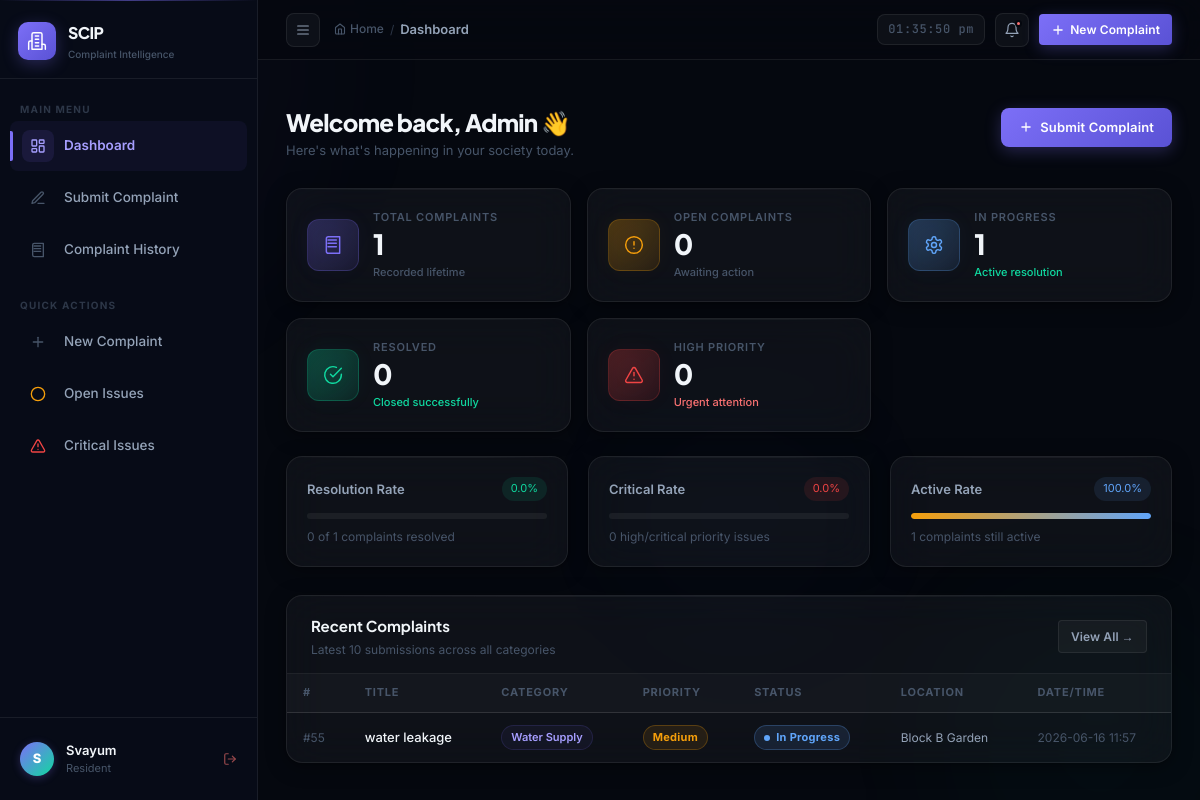
Screenshot of / (signed in) with the database file from the repository.
### tables this page shows
CREATE TABLE users (
            id            INTEGER PRIMARY KEY AUTOINCREMENT,
            username      TEXT UNIQUE NOT NULL,
            password_hash TEXT NOT NULL,
            role          TEXT NOT NULL,
            full_name     TEXT NOT NULL,
            created_at    DATETIME DEFAULT CURRENT_TIMESTAMP
        );

CREATE TABLE complaints (
            id          INTEGER PRIMARY KEY AUTOINCREMENT,
            title       TEXT NOT NULL,
            category    TEXT NOT NULL,
            description TEXT,
            priority    TEXT NOT NULL,
            status      TEXT DEFAULT 'Open',
            location    TEXT,
            created_at  DATETIME DEFAULT CURRENT_TIMESTAMP,
            updated_at  DATETIME DEFAULT CURRENT_TIMESTAMP
        , ai_category TEXT, ai_priority TEXT, ai_department TEXT, ai_summary TEXT, user_id INTEGER);

### app.py (the view)
@app.route('/')
@login_required
def dashboard():
    user_id = None if session.get('role') == 'admin' else session.get('user_id')
    stats = get_stats(user_id=user_id)
    recent = get_recent_complaints(10, user_id=user_id)
    return render_template('dashboard.html', stats=stats, recent=recent)

### templates/dashboard.html (shortened to what this page needs)
{% extends "base.html" %}
{% block breadcrumb %}Dashboard{% endblock %}
{% block content %}
<div class="page-header animate-in">
  <div>
    <h1 class="page-title">Welcome back, Admin 👋</h1>
    <p class="page-subtitle">Here's what's happening in your society today.</p>
  </div>
  <a href="{{ url_for('submit') }}" class="btn btn-primary">
    <svg class="icon-svg icon-svg-xs" viewBox="0 0 24 24"><line x1="12" x2="12" y1="5" y2="19"/><line x1="5" x2="19" y1="12" y2="12"/></svg>
    Submit Complaint
  </a>
</div>
<div class="stats-grid">
  <div class="glass-card stat-card">
    <div class="stat-icon-wrap stat-icon-total">
      <svg class="icon-svg icon-svg-md" style="stroke:var(--accent)" viewBox="0 0 24 24"><path d="M4 19.5v-15A2.5 2.5 0 0 1 6.5 2H20v20H6.5a2.5 2.5 0 0 1-2.5-2.5Z"/><path d="M6 6h10"/><path d="M6 10h10"/><path d="M6 14h10"/></svg>
    </div>
    <div class="stat-info">
      <div class="stat-label">Total Complaints</div>
      <div class="stat-value" data-count="{{ stats.total }}">{{ stats.total }}</div>
      <div class="stat-trend trend-neutral">Recorded lifetime</div>
    </div>
  </div>
  <div class="glass-card stat-card">
    <div class="stat-icon-wrap stat-icon-open">
      <svg class="icon-svg icon-svg-md" style="stroke:var(--warning)" viewBox="0 0 24 24"><circle cx="12" cy="12" r="10"/><path d="M12 8v4"/><path d="M12 16h.01"/></svg>
    </div>
    <div class="stat-info">
      <div class="stat-label">Open Complaints</div>
      <div class="stat-value" data-count="{{ stats.open }}">{{ stats.open }}</div>
      <div class="stat-trend trend-neutral">Awaiting action</div>
    </div>
  </div>
  <div class="glass-card stat-card">
    <div class="stat-icon-wrap stat-icon-progress">
    </div>
    <div class="stat-info">
      <div class="stat-label">In Progress</div>
      <div class="stat-value" data-count="{{ stats.in_progress }}">{{ stats.in_progress }}</div>
      <div class="stat-trend trend-up">Active resolution</div>
    </div>
  </div>
  <div class="glass-card stat-card">
    <div class="stat-icon-wrap stat-icon-resolved">
      <svg class="icon-svg icon-svg-md" style="stroke:var(--success)" viewBox="0 0 24 24"><path d="M22 11.08V12a10 10 0 1 1-5.93-9.14"/><polyline points="22 4 12 14.01 9 11.01"/></svg>
    </div>
    <div class="stat-info">
      <div class="stat-label">Resolved</div>
      <div class="stat-value" data-count="{{ stats.resolved }}">{{ stats.resolved }}</div>
      <div class="stat-trend trend-up">Closed successfully</div>
    </div>
  </div>
  <div class="glass-card stat-card">
    <div class="stat-icon-wrap stat-icon-high">
      <svg class="icon-svg icon-svg-md" style="stroke:var(--critical)" viewBox="0 0 24 24"><path d="m21.73 18-8-14a2 2 0 0 0-3.48 0l-8 14A2 2 0 0 0 4 21h16a2 2 0 0 0 1.73-3Z"/><path d="M12 9v4"/><path d="M12 17h.01"/></svg>
    </div>
    <div class="stat-info">
      <div class="stat-label">High Priority</div>
      <div class="stat-value" data-count="{{ stats.high_priority }}">{{ stats.high_priority }}</div>
      <div class="stat-trend" style="color: var(--danger);">Urgent attention</div>
    </div>
  </div>
</div>
<div style="display:grid; grid-template-columns: repeat(3,1fr); gap:20px; margin-bottom:28px;">
  <div class="glass-card animate-in" style="padding:20px; animation-delay:0.2s;">
    <div style="display:flex; align-items:center; justify-content:space-between; margin-bottom:12px;">
      <span style="font-size:13px; font-weight:600; color:var(--text-secondary);">Resolution Rate</span>
      <span style="font-size:11px; color:var(--success); background:var(--success-subtle); padding:3px 9px; border-radius:20px;">
        {{ ((stats.resolved / stats.total) * 100) | round(1) if stats.total else 0 }}%
      </span>
    </div>
    <div style="height:6px; background:rgba(255,255,255,0.06); border-radius:3px; overflow:hidden;">
    </div>
    <div style="font-size:12px; color:var(--text-muted); margin-top:8px;">{{ stats.resolved }} of {{ stats.total }} complaints resolved</div>
  </div>
  <div class="glass-card animate-in" style="padding:20px; animation-delay:0.25s;">
    <div style="display:flex; align-items:center; justify-content:space-between; margin-bottom:12px;">
      <span style="font-size:13px; font-weight:600; color:var(--text-secondary);">Critical Rate</span>
      <span style="font-size:11px; color:var(--critical); background:var(--critical-subtle); padding:3px 9px; border-radius:20px;">
        {{ ((stats.high_priority / stats.total) * 100) | round(1) if stats.total else 0 }}%
      </span>
    </div>
    <div style="height:6px; background:rgba(255,255,255,0.06); border-radius:3px; overflow:hidden;">
    </div>
    <div style="font-size:12px; color:var(--text-muted); margin-top:8px;">{{ stats.high_priority }} high/critical priority issues</div>
  </div>
  <div class="glass-card animate-in" style="padding:20px; animation-delay:0.3s;">
    <div style="display:flex; align-items:center; justify-content:space-between; margin-bottom:12px;">
      <span style="font-size:13px; font-weight:600; color:var(--text-secondary);">Active Rate</span>
      <span style="font-size:11px; color:var(--info); background:var(--info-subtle); padding:3px 9px; border-radius:20px;">
        {{ (((stats.open + stats.in_progress) / stats.total) * 100) | round(1) if stats.total else 0 }}%
      </span>
    </div>
    <div style="height:6px; background:rgba(255,255,255,0.06); border-radius:3px; overflow:hidden;">
      <div style="height:100%; width:{{ (((stats.open + stats.in_progress) / stats.total) * 100) | round(1) if stats.total else 0 }}%;
                  background: linear-gradient(90deg, var(--warning), var(--info)); border-radius:3px;"></div>
    </div>
    <div style="font-size:12px; color:var(--text-muted); margin-top:8px;">{{ stats.open + stats.in_progress }} complaints still active</div>
  </div>
</div>
<div class="glass-card table-card animate-in" style="animation-delay:0.35s;">
  <div class="table-header">
    <div>
      <div class="table-title">Recent Complaints</div>
      <div class="table-subtitle">Latest 10 submissions across all categories</div>
    </div>
    <a href="{{ url_for('history') }}" class="btn btn-ghost btn-sm">View All →</a>
  </div>
  {% if recent %}
  <table class="data-table">
    <thead>
      <tr>
        <th>#</th>
        <th>Title</th>
        <th>Category</th>
        <th>Priority</th>
        <th>Status</th>
        <th>Location</th>
        <th>Date/Time</th>
      </tr>
    </thead>
    <tbody>
      {% for c in recent %}
      <tr>
        <td style="color:var(--text-muted); font-size:12px;">#{{ c.id }}</td>
        <td class="complaint-title-cell">
          <span class="title-text" title="{{ c.title }}">{{ c.title }}</span>
        </td>
        <td><span class="category-chip">{{ c.category }}</span></td>
        <td>
          {% set p = c.priority | lower %}
          <span class="badge badge-{{ p }}">{{ c.priority }}</span>
        </td>
        <td>
          {% set s = c.status | replace(' ', '') | lower %}
          <span class="badge status-badge
            {% if c.status == 'Open' %}badge-open
            {% elif c.status == 'In Progress' %}badge-progress
            {% else %}badge-resolved{% endif %}">
            <span class="badge-dot"></span>
            {{ c.status }}
          </span>
        </td>
        <td style="color:var(--text-secondary); font-size:12px;">{{ c.location or '—' }}</td>
        <td style="color:var(--text-muted); font-size:12px; white-space:nowrap;" title="{{ c.created_at }}">
          {{ c.created_at[:16].replace('T',' ') }}
        </td>
      </tr>
      {% endfor %}
    </tbody>
  </table>
  {% endif %}
</div>
{% endblock %}

### templates/base.html (shortened to what this page needs)
<!DOCTYPE html>
<html lang="en">
<head>
  <link rel="stylesheet" href="{{ url_for('static', filename='css/style.css', v='3.2') }}" />
</head>
<body>
<div class="bg-orb bg-orb-2"></div>
<div class="bg-orb bg-orb-3"></div>
<aside class="sidebar" id="sidebar">
  <a href="{{ url_for('dashboard') }}" class="sidebar-logo">
    <div class="logo-icon">
      <svg class="icon-svg icon-svg-md" style="stroke:#fff" viewBox="0 0 24 24"><path d="M6 22V4a2 2 0 0 1 2-2h8a2 2 0 0 1 2 2v18Z"/><path d="M6 12H4a2 2 0 0 0-2 2v8"/><path d="M18 16h2a2 2 0 0 1 2 2v4"/><path d="M10 6h4"/><path d="M10 10h4"/><path d="M10 14h4"/><path d="M10 18h4"/></svg>
    </div>
    <div class="logo-text">
      <div class="logo-title">SCIP</div>
      <div class="logo-subtitle">Complaint Intelligence</div>
    </div>
  </a>
  <nav class="sidebar-nav">
    <div class="nav-section-label">Main Menu</div>
    <a href="{{ url_for('dashboard') }}"
       class="nav-item {% if request.endpoint == 'dashboard' %}active{% endif %}"
       data-tooltip="Dashboard">
      <span class="nav-icon">
        <svg class="icon-svg" viewBox="0 0 24 24"><rect width="7" height="9" x="3" y="3" rx="1"/><rect width="7" height="5" x="14" y="3" rx="1"/><rect width="7" height="9" x="14" y="12" rx="1"/><rect width="7" height="5" x="3" y="16" rx="1"/></svg>
      </span>
      <span class="nav-label">Dashboard</span>
    </a>
    <a href="{{ url_for('submit') }}"
       class="nav-item {% if request.endpoint == 'submit' %}active{% endif %}"
       data-tooltip="Submit Complaint">
      <span class="nav-icon">
        <svg class="icon-svg" viewBox="0 0 24 24"><path d="M12 20h9"/><path d="M16.5 3.5a2.12 2.12 0 0 1 3 3L7 19l-4 1 1-4Z"/></svg>
      </span>
      <span class="nav-label">Submit Complaint</span>
    </a>
    <a href="{{ url_for('history') }}"
       class="nav-item {% if request.endpoint == 'history' %}active{% endif %}"
       data-tooltip="Complaint History">
      <span class="nav-icon">
        <svg class="icon-svg" viewBox="0 0 24 24"><path d="M4 19.5v-15A2.5 2.5 0 0 1 6.5 2H20v20H6.5a2.5 2.5 0 0 1-2.5-2.5Z"/><path d="M6 6h10"/><path d="M6 10h10"/><path d="M6 14h10"/></svg>
      </span>
      <span class="nav-label">Complaint History</span>
    </a>
    <div class="nav-section-label" style="margin-top:16px">Quick Actions</div>
    <a href="{{ url_for('submit') }}" class="nav-item" data-tooltip="New Complaint">
      <span class="nav-icon">
        <svg class="icon-svg icon-svg-sm" viewBox="0 0 24 24"><path d="M5 12h14"/><path d="M12 5v14"/></svg>
      </span>
      <span class="nav-label">New Complaint</span>
    </a>
    <a href="{{ url_for('history') }}?status=Open" class="nav-item" data-tooltip="Open Issues">
      <span class="nav-icon">
        <svg class="icon-svg icon-svg-sm" style="stroke:var(--warning)" viewBox="0 0 24 24"><circle cx="12" cy="12" r="10"/></svg>
      </span>
      <span class="nav-label">Open Issues</span>
    </a>
    <a href="{{ url_for('history') }}?priority=Critical" class="nav-item" data-tooltip="Critical Issues">
      <span class="nav-icon">
        <svg class="icon-svg icon-svg-sm" style="stroke:var(--critical)" viewBox="0 0 24 24"><path d="m21.73 18-8-14a2 2 0 0 0-3.48 0l-8 14A2 2 0 0 0 4 21h16a2 2 0 0 0 1.73-3Z"/><path d="M12 9v4"/><path d="M12 17h.01"/></svg>
      </span>
      <span class="nav-label">Critical Issues</span>
    </a>
  </nav>
  <div class="sidebar-footer">
    <div class="sidebar-user" style="display:flex; justify-content:space-between; align-items:center; width:100%;">
      <div style="display:flex; align-items:center; gap:12px;">
        <div class="user-avatar" style="text-transform:uppercase;">
          {{ (session.get('full_name') or session.get('username') or 'U')[0] }}
        </div>
        <div class="user-info">
          <div class="user-name" title="{{ session.get('full_name') }}">{{ session.get('full_name') or 'User' }}</div>
          <div class="user-role">{{ 'Society Manager' if session.get('role') == 'admin' else 'Resident' }}</div>
        </div>
      </div>
      <a href="{{ url_for('logout') }}" class="logout-btn" title="Log Out" style="color:var(--text-muted); opacity:0.6; transition:opacity 0.2s; display:flex; align-items:center;" onmouseover="this.style.opacity='1'" onmouseout="this.style.opacity='0.6'">
        <svg class="icon-svg icon-svg-sm" style="stroke:var(--danger)" viewBox="0 0 24 24"><path d="M9 21H5a2 2 0 0 1-2-2V5a2 2 0 0 1 2-2h4"/><polyline points="16 17 21 12 16 7"/><line x1="21" x2="9" y1="12" y2="12"/></svg>
      </a>
    </div>
  </div>
</aside>
<div class="main-content" id="mainContent">
  <header class="topbar">
    <div class="topbar-left">
      <button class="sidebar-toggle" id="sidebarToggle" aria-label="Toggle Sidebar">
        <svg class="icon-svg" viewBox="0 0 24 24"><line x1="4" x2="20" y1="12" y2="12"/><line x1="4" x2="20" y1="6" y2="6"/><line x1="4" x2="20" y1="18" y2="18"/></svg>
      </button>
      <nav class="page-breadcrumb">
        <a href="{{ url_for('dashboard') }}" class="breadcrumb-home">
          <span style="display:inline-flex; align-items:center; gap:4px;">
            <svg class="icon-svg icon-svg-xs" viewBox="0 0 24 24"><path d="m3 9 9-7 9 7v11a2 2 0 0 1-2 2H5a2 2 0 0 1-2-2z"/><polyline points="9 22 9 12 15 12 15 22"/></svg>
            Home
          </span>
        </a>
        <span class="breadcrumb-sep">/</span>
        <span class="breadcrumb-current">{% block breadcrumb %}Dashboard{% endblock %}</span>
      </nav>
    </div>
    <div class="topbar-right">
      <span class="topbar-time" id="liveClock"></span>
      <a href="{{ url_for('history') }}?status=Open" class="topbar-btn" title="Open Complaints">
        <svg class="icon-svg" viewBox="0 0 24 24"><path d="M6 8a6 6 0 0 1 12 0c0 7 3 9 3 9H3s3-2 3-9"/><path d="M10.3 21a1.94 1.94 0 0 0 3.4 0"/></svg>
        <span class="notif-dot"></span>
      </a>
      <a href="{{ url_for('submit') }}" class="btn btn-primary btn-sm">
        <svg class="icon-svg icon-svg-xs" viewBox="0 0 24 24"><line x1="12" x2="12" y1="5" y2="19"/><line x1="5" x2="19" y1="12" y2="12"/></svg>
        New Complaint
      </a>
    </div>
  </header>
  <div style="padding: 0 28px; padding-top: 20px;">
  </div>
  <main class="page-content">
    {% block content %}{% endblock %}
  </main>
</div>
</body>
</html>

### rows the page displays
users: role "Resident"
complaints: id "55", title "water leakage", category "Water Supply", priority "Medium", status "In Progress", location "Block B Garden", created_at "2026-06-16 11:57"

### other values shown
{{ (session.get('full_name') or session.get('username') or 'U')[0] }} "S"
{{ session.get('full_name') or 'User' }} "Svayum"
{{ stats.total }} "1"
{{ stats.open }} "0"
{{ stats.in_progress }} "1"
{{ stats.resolved }} "0"
{{ stats.high_priority }} "0"
{{ stats.open + stats.in_progress }} "1"
